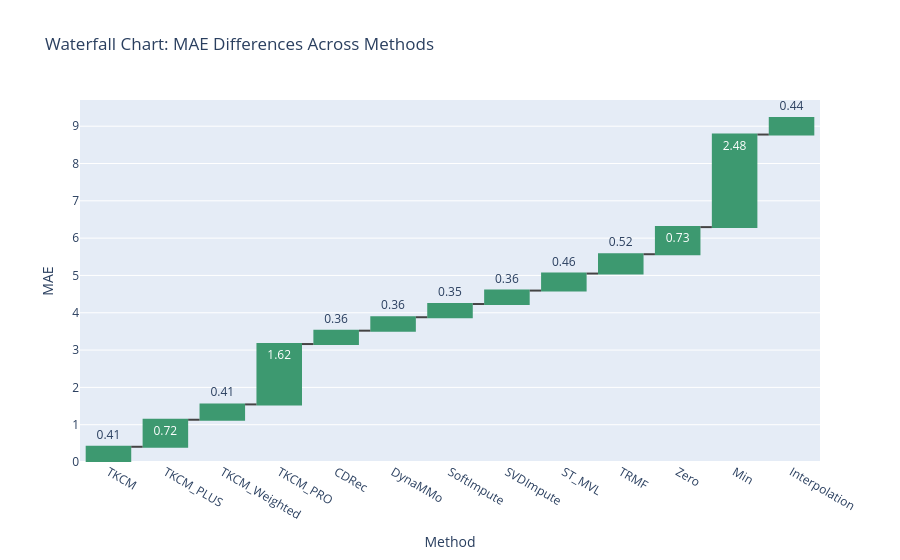

Notebook code cell kept with this figure:
### Code cell
# 🧱 Waterfall Chart (MAE)

fig = go.Figure(go.Waterfall(
    x=results_df["Method"],
    y=results_df["MAE"],
    measure=["relative"] * len(results_df),
    text=results_df["MAE"].round(2),
    name="MAE"
))

fig.update_layout(title="Waterfall Chart: MAE Differences Across Methods", xaxis_title="Method", yaxis_title="MAE")
fig.show()

### Figure 1 — Plotly figure (JSON) as saved in the notebook; plotly's stock layout.template omitted (floating-point values rounded to 4 significant figures)
{"data": [{"measure": ["relative", "relative", "relative", "relative", "relative", "relative", "relative", "relative", "relative", "relative", "relative", "relative", "relative"], "name": "MAE", "text": [0.41, 0.72, 0.41, 1.62, 0.36, 0.36, 0.35, 0.36, 0.46, 0.52, 0.73, 2.48, 0.44], "type": "waterfall", "x": ["TKCM", "TKCM_PLUS", "TKCM_Weighted", "TKCM_PRO", "CDRec", "DynaMMo", "SoftImpute", "SVDImpute", "ST_MVL", "TRMF", "Zero", "Min", "Interpolation"], "y": [0.4083, 0.7243, 0.4108, 1.618, 0.3584, 0.3601, 0.3538, 0.3606, 0.4561, 0.5182, 0.7267, 2.481, 0.4407]}], "layout": {"title": {"text": "Waterfall Chart: MAE Differences Across Methods"}, "xaxis": {"title": {"text": "Method"}}, "yaxis": {"title": {"text": "MAE"}}}}
